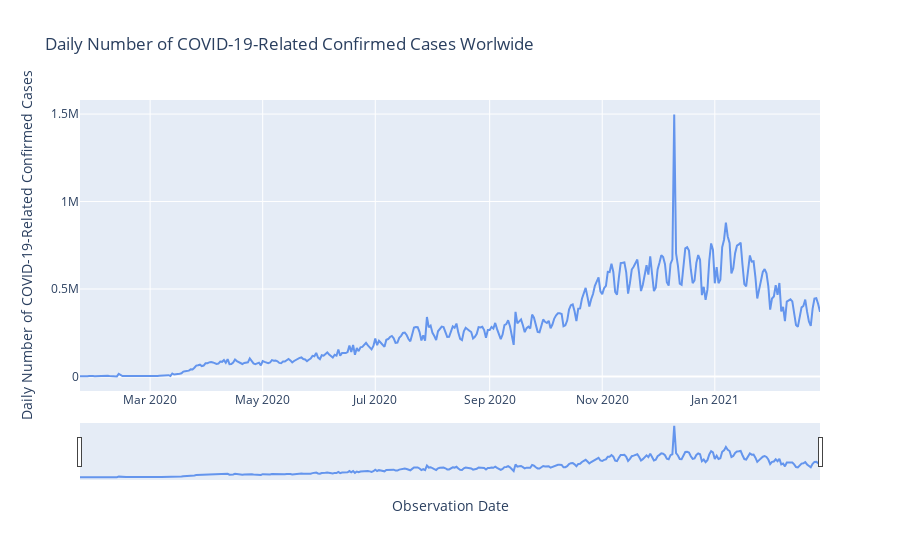

Notebook code cell kept with this figure:
### Markdown cell above
We attempt to visualize the daily number of confirmed cases using a line graph.

### Code cell
fig = go.Figure()

fig.add_trace(go.Scatter(x = daily_agg_confirmed_date['ObservationDate'],
                    y = daily_agg_confirmed_date['Daily Confirmed'],
                    name = 'Daily Confirmed Cases',
                    marker_color = 'cornflowerblue'))

fig.update_layout(xaxis_rangeslider_visible = True,
                 title = "Daily Number of COVID-19-Related Confirmed Cases Worlwide",
                 xaxis_title = "Observation Date",
                 yaxis_title = "Daily Number of COVID-19-Related Confirmed Cases")

fig.show()

### Figure 1 — Plotly figure (JSON) as saved in the notebook; plotly's stock layout.template omitted (floating-point values rounded to 4 significant figures; data arrays with more than 128 entries replaced by an {"elided": "..."} marker saying what was removed)
{"data": [{"marker": {"color": "cornflowerblue"}, "name": "Daily Confirmed Cases", "type": "scatter", "x": {"elided": "402 str values"}, "y": {"elided": "402 int values"}}], "layout": {"title": {"text": "Daily Number of COVID-19-Related Confirmed Cases Worlwide"}, "xaxis": {"rangeslider": {"visible": true}, "title": {"text": "Observation Date"}}, "yaxis": {"title": {"text": "Daily Number of COVID-19-Related Confirmed Cases"}}}}
